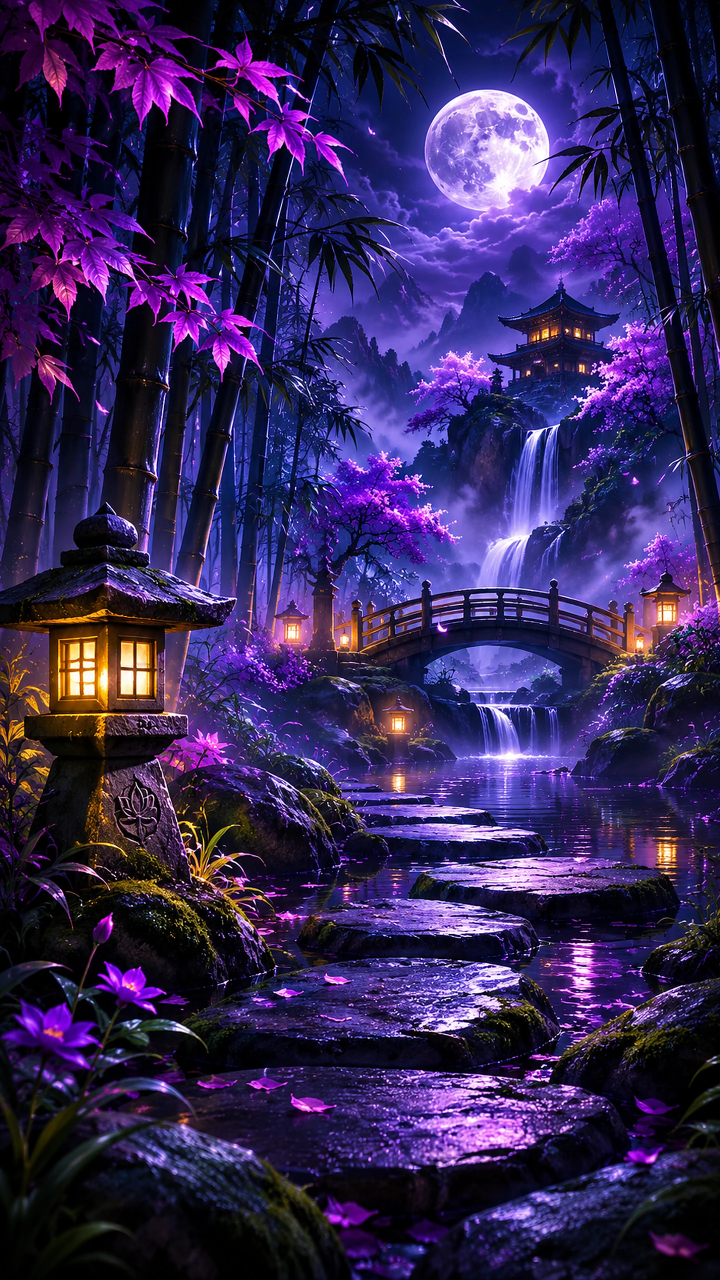
#> input picture assets/realms/shadow_realm.webp, 1440 x 2560 px, found by its file name (shown at 1/2 size)
$ python hd_realm_thumbnails.py
#> lines starting #> are read from the running program, lines starting #| are printed output that depends on the picture
#!/usr/bin/env python3
"""Derived menu artwork only. Source images and archives remain byte-identical."""
from pathlib import Path
from PIL import Image
root = Path("assets/hd_menu_previews")
root.mkdir(parents=True, exist_ok=True)
paths = [
    "assets/realms/shadow_realm.webp",
    "assets/abyss_of_memories/gameplay.webp",
    "assets/ember_campaign/realm.webp",
    "assets/realms/ember_temple.webp",
    "assets/realms/celestial_realm.webp",
    "assets/satori_campaign/realm.webp",
    "assets/shattered_moon/realm.webp",
    "assets/sky_garden/realm.webp",
]
# Small card previews for the four Classic Acts, and a scenery backdrop.
paths += ["assets/zen_garden_scene.webp"]
for act in range(1,5):
    paths.append(f"story/act{act:02d}/pages/zen_chronicles_ch01_act{act:02d}_01.png")
for source in paths:
    path = Path(source)
    if not path.is_file():
        raise SystemExit(f"Missing source for menu preview: {path}")
    dest = root / (source.rsplit('.',1)[0].replace('/','_') + '.webp')
    with Image.open(path) as original:
#> original is the input picture: PIL image 1440x2560 RGB; mean R, G, B 52.3, 37.8, 87.4
        image = original.convert("RGB")
        limit = 480 if source.startswith("story/act") else 960
        image.thumbnail((limit,limit), Image.Resampling.LANCZOS)
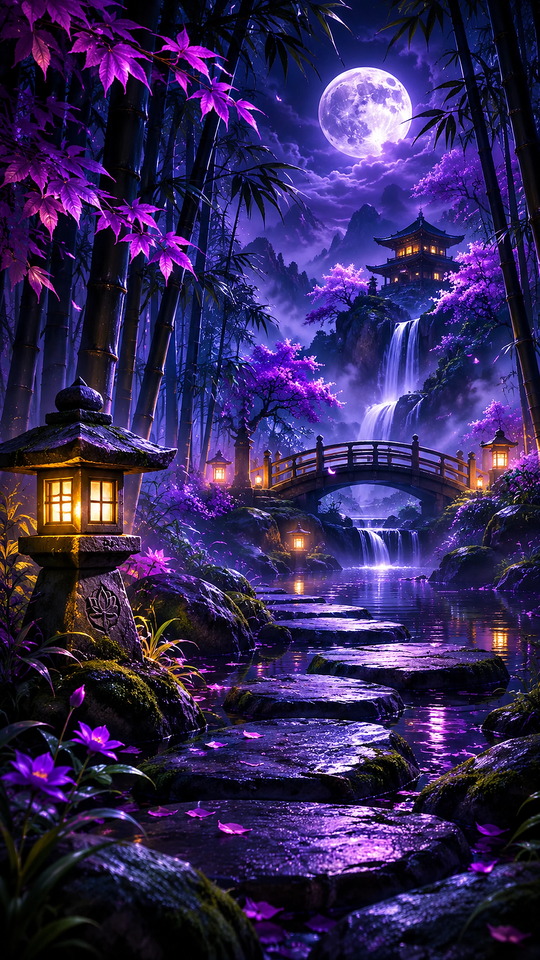
#> image: PIL image 540x960 RGB; mean R, G, B 52.3, 37.8, 87.4
#> (the run stopped early here; a loop or call above may not have finished)
